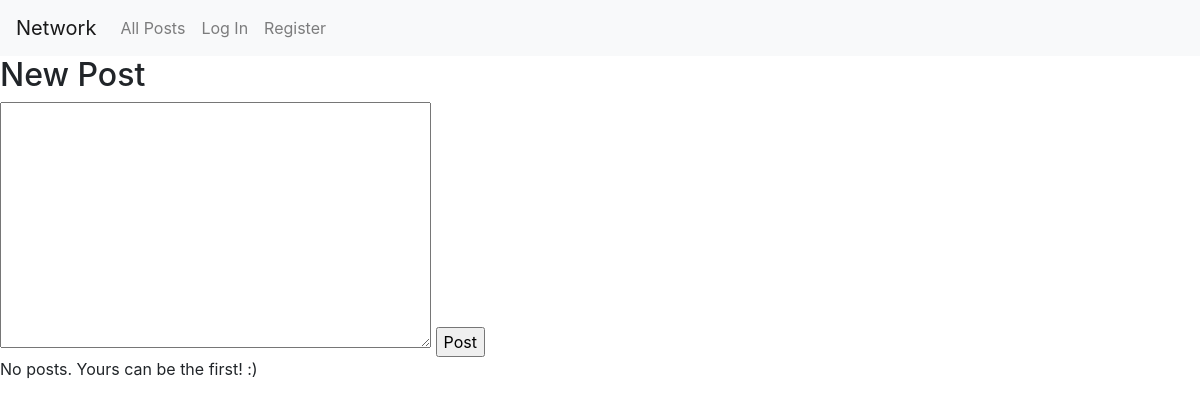
The app's page /, older data.
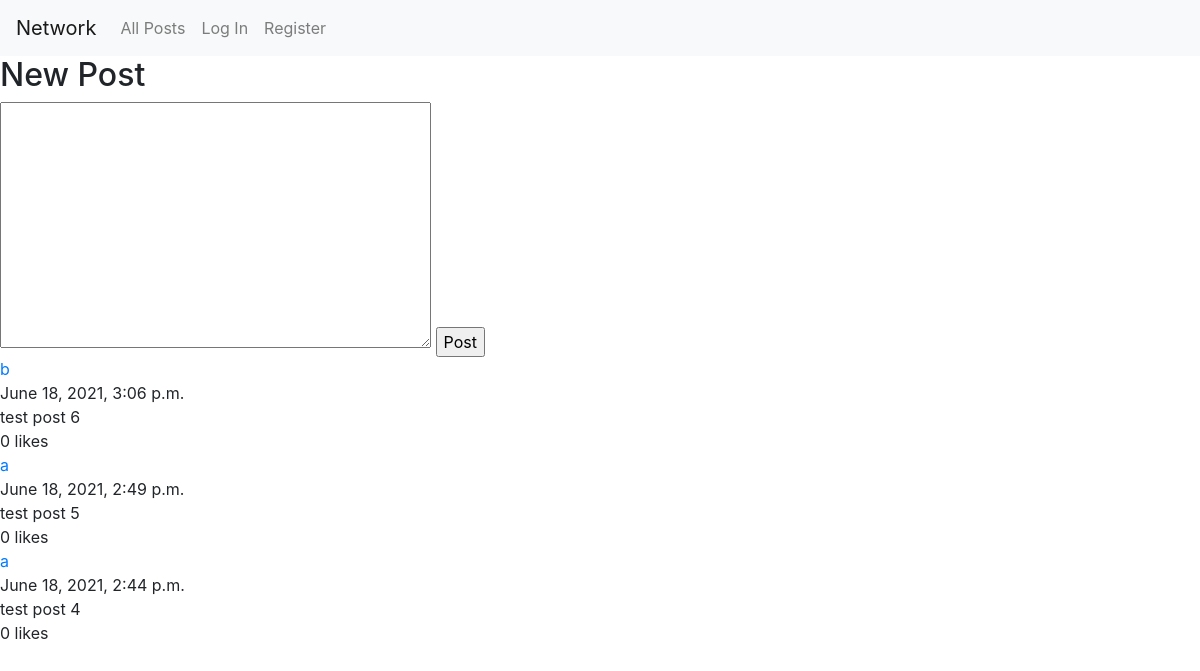
The same page, newer data.
### network/models.py (models this page shows, shortened)
class Post(models.Model):
    poster = models.ForeignKey(User, on_delete=models.CASCADE, related_name="posts")
    created_on = models.DateTimeField(auto_now_add=True)
    content = models.TextField()
    likes = models.ManyToManyField(User, related_name="liked")
    def index_fields(self):
        return {
            "username": self.poster.username,
            "user_id": self.poster.id,
            "created_on": self.created_on,
            "content": self.content,
            "like_count": self.likes.count()
        }

### network/views.py (the view, shortened to what this page needs)
# urls.py: path("", views.index, name="index"),
def index(request):
    data = Post.objects.all().order_by("-created_on")
    posts = []
    for p in range(data.count()):
        posts.append(data[p].index_fields())
    return render(request, "network/index.html", {
        "posts": posts,
        "form": NewPostForm
    })

### network/templates/network/index.html (shortened to what this page needs)
{% extends "network/layout.html" %}
{% block body %}
{% if form %}
    <div id="add-post">
        <h2>New Post</h2>
        <form action="{% url 'index' %}" method="POST">
            {{ form }}
            <input value="Post" type="submit">
        </form>
    </div>
{% endif %}
    <div id="all-posts">
        {% for post in posts %}
            <div class="post">
                <div class="pcont-user">
                    <a href="{% url 'profile' post.user_id %}">{{  post.username }}</a>
                </div>
                <div class="pcont-time">
                    {{  post.created_on }}
                </div>
                <div class="pcont-content">
                    {{ post.content }}
                </div>
                <div class="pcont-likes">
                    {{ post.like_count }} likes
                </div>
            </div>
        {% empty %}
            <p> No posts. Yours can be the first! :)</p>
        {% endfor %}
    </div>
{% endblock %}

### network/templates/network/layout.html (shortened to what this page needs)
{% load static %}
<!DOCTYPE html>
<html lang="en">
    <head>
        <link rel="stylesheet" href="https://stackpath.bootstrapcdn.com/bootstrap/4.4.1/css/bootstrap.min.css">
        <link href="{% static 'network/styles.css' %}" rel="stylesheet">
    </head>
    <body>
        <nav class="navbar navbar-expand-lg navbar-light bg-light">
            <a class="navbar-brand" href="{% url 'index' %}">Network</a>
            <div>
              <ul class="navbar-nav mr-auto">
                <li class="nav-item">
                  <a class="nav-link" href="{% url 'index' %}">All Posts</a>
                </li>
                {% if user.is_authenticated %}
                    <li class="nav-item">
                        <a class="nav-link" href="{% url 'following' %}">Following</a>
                    </li>
                    <li class="nav-item">
                        <a class="nav-link" href="{% url 'logout' %}">Log Out</a>
                    </li>
                {% else %}
                    <li class="nav-item">
                        <a class="nav-link" href="{% url 'login' %}">Log In</a>
                    </li>
                    <li class="nav-item">
                        <a class="nav-link" href="{% url 'register' %}">Register</a>
                    </li>
                {% endif %}
              </ul>
            </div>
          </nav>
        <div class="body">
            {% block body %}
            {% endblock %}
        </div>
    </body>
</html>

Row changes from the older to the newer data that the page shows:
added Post: created_on "June 18, 2021, 3:06 p.m.", content "test post 6"
added Post: created_on "June 18, 2021, 2:49 p.m.", content "test post 5"
added Post: created_on "June 18, 2021, 2:44 p.m.", content "test post 4"
Text that changed along with them:
new list line: "b 0 likes"
new list line: "a 0 likes"
text no longer shown: "No posts. Yours can be the first! :)"
